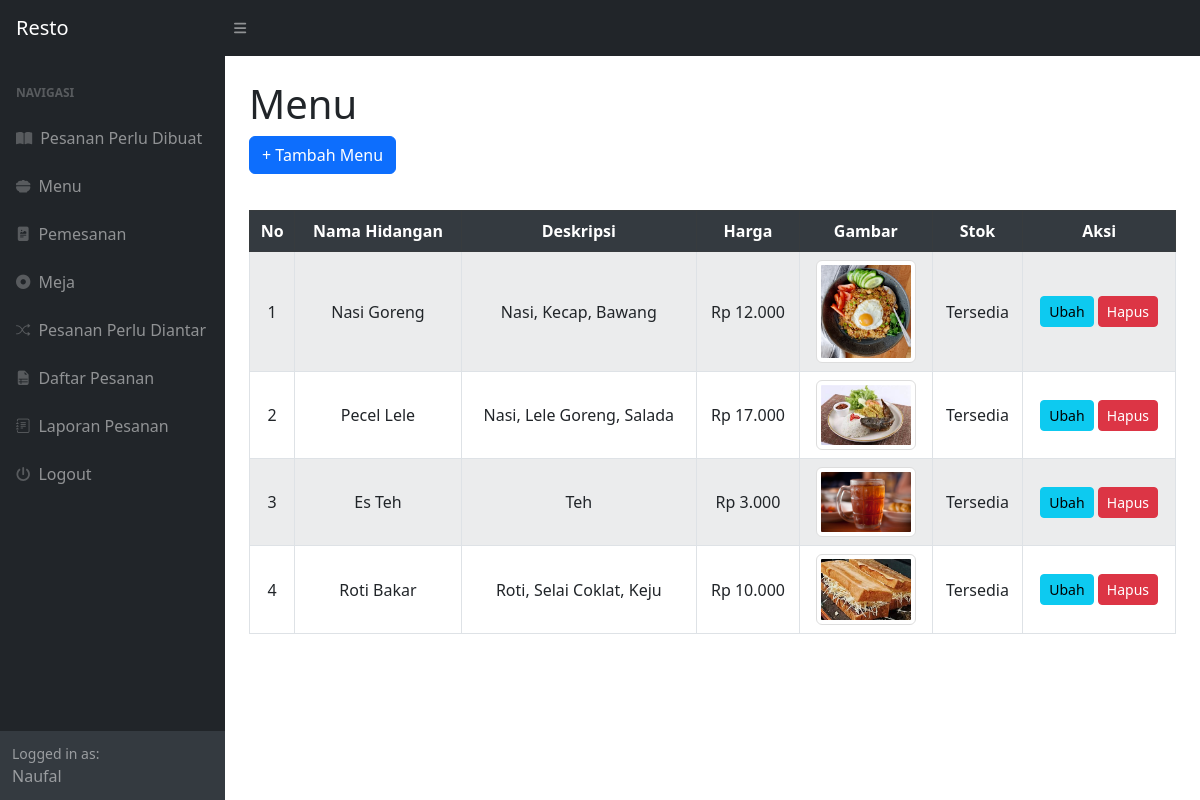
/index.php?page=menu (signed in), run on the app's committed database.
### tables this page shows
CREATE TABLE `menu` (
  `id_hidangan` int(11) NOT NULL,
  `nama_hidangan` varchar(100) NOT NULL,
  `deskripsi` text NOT NULL,
  `harga` int(11) NOT NULL,
  `gambar` varchar(100) NOT NULL,
  `stok` varchar(10) NOT NULL
);

### menu.php (the view, shortened to what this page needs)
<h1 class="mt-4">Menu</h1>
<div class="row">
    <div class="col-md-12">
        <a href="?page=menu_tambah" class="btn btn-primary mb-3">+ Tambah Menu</a>
        <div class="table-responsive">
            <table class="table table-striped table-bordered text-center" id="dataTable" width="100%" cellspacing="5">
                <thead class="table-dark">
                    <tr>
                        <th>No</th>
                        <th>Nama Hidangan</th>
                        <th>Deskripsi</th>
                        <th>Harga</th>
                        <th>Gambar</th>
                        <th>Stok</th>
                        <th>Aksi</th>
                    </tr>
                </thead>
                <tbody>
                <?php
                function formatRupiah($angka){
                    return 'Rp ' . number_format($angka, 0, ',', '.');
                }
                $i = 1;
                $query = mysqli_query($koneksi, "SELECT * FROM menu");
                while($data = mysqli_fetch_array($query)){
                    ?>
                    <tr>
                        <td><?php echo $i++ ?></td>
                        <td><?php echo $data['nama_hidangan']; ?></td>
                        <td><?php echo $data['deskripsi']; ?></td>
                        <td><?php echo formatRupiah($data['harga']); ?></td>
                        <td><?php echo "<img src='assets/img/".$data['gambar']."' width='100' class='img-thumbnail'>"; ?></td>
                        <td><?php echo $data['stok']; ?></td>
                        <td>
                            <a href="?page=menu_ubah&&id=<?php echo $data['id_hidangan']; ?>" class="btn btn-info btn-sm">Ubah</a>
                            <a onclick="return confirm('Apakah Anda Akan menghapus data ini?')" href="?page=menu_hapus&&id=<?php echo $data['id_hidangan']; ?>" class="btn btn-danger btn-sm">Hapus</a>
                        </td>
                    </tr>
                    <?php
                }
                ?>
                </tbody>
            </table>
        </div>
    </div>
</div>

### menu.php (style rules this page uses)
.table-responsive { margin-top: 20px; }
.table th, .table td { vertical-align: middle; }
.img-thumbnail { border: 1px solid #ddd; }
.table-dark th { background-color: #343a40; color: white; }
.table-striped tbody tr:nth-of-type(odd) { background-color: #f8f9fa; }

### data on the page
menu: nama_hidangan "Nasi Goreng", deskripsi "Nasi, Kecap, Bawang", harga "Rp 12.000", gambar (picture), stok "Tersedia"
menu: nama_hidangan "Pecel Lele", deskripsi "Nasi, Lele Goreng, Salada", harga "Rp 17.000", gambar (picture), stok "Tersedia"
menu: nama_hidangan "Es Teh", deskripsi "Teh", harga "Rp 3.000", gambar (picture), stok "Tersedia"
menu: nama_hidangan "Roti Bakar", deskripsi "Roti, Selai Coklat, Keju", harga "Rp 10.000", gambar (picture), stok "Tersedia"

### other printed values
$_SESSION['user']['nama_pegawai'] "Naufal"
